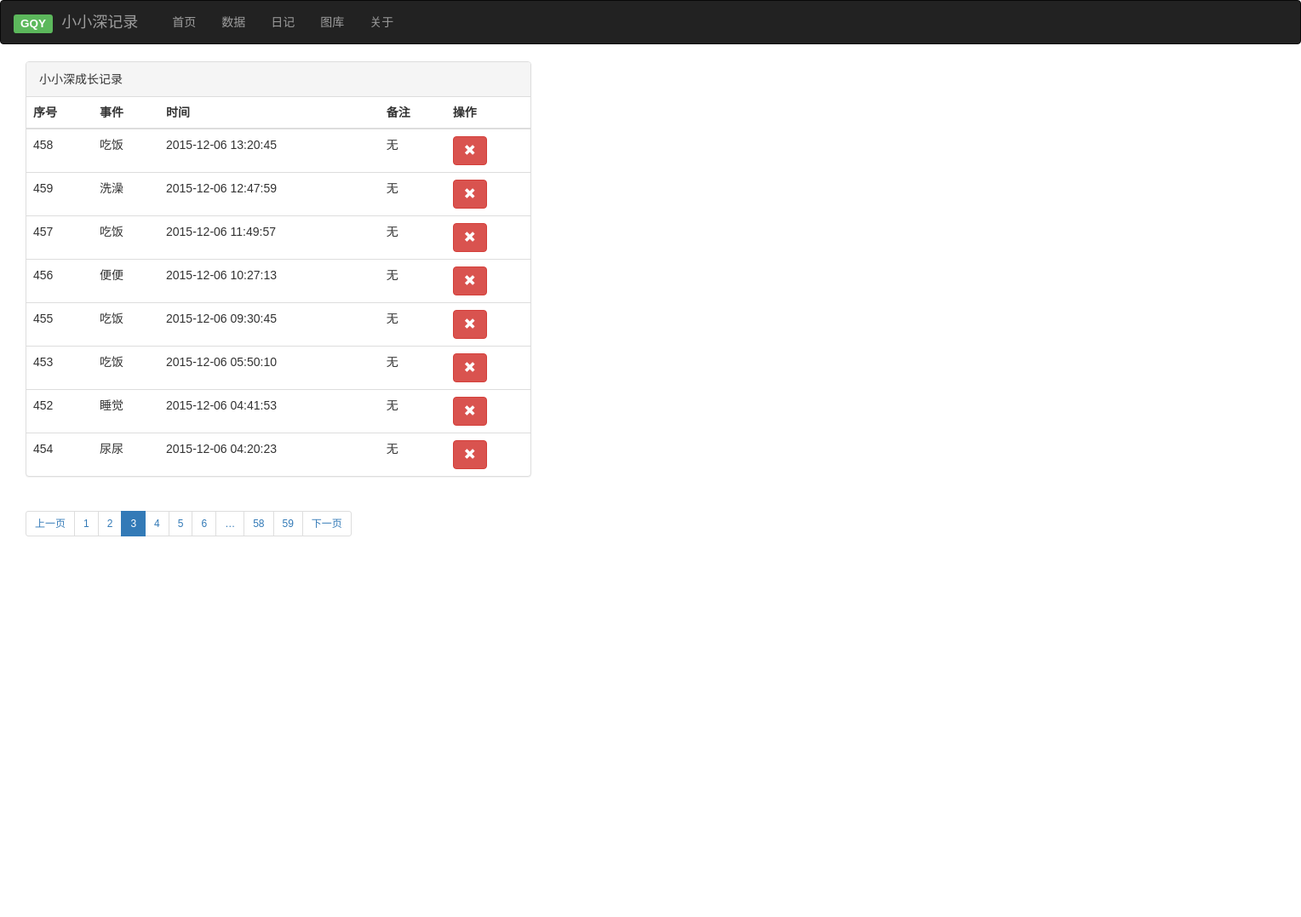
Screenshot of /show?page=3 with the database file from the repository.
### db_model.py (models this page shows, shortened)
class GrowRecord(db.Model):
	id = db.Column(db.Integer, primary_key=True)
	event = db.Column(db.String(80))
	date = db.Column(db.DateTime)
	extra_text = db.Column(db.Text)

### route.py (the view)
def show():
    page = request.args.get('page', 1, type=int)
    event = request.args.get('event', None, type=str)
    page = page if page > 0 else 1
    rc = None
    if event is not None:
        rc = GrowRecord.query.filter(
                GrowRecord.event==event,
                GrowRecord.date >= date.today(),
                GrowRecord.date <= (date.today() + timedelta(days = 1))).order_by(
                                            GrowRecord.date.desc()).paginate(page,
                                            per_page=current_app.config['FLASK_COUNT_PER_PAGE'],
                                            error_out=False)
    else:
        rc = GrowRecord.query.order_by(GrowRecord.date.desc()).paginate(
                page,
                per_page=current_app.config['FLASK_COUNT_PER_PAGE'],
                error_out=False)
    items = rc.items
    return render_template('show.html', items=items, paginate=rc), 200

### templates/show.html (shortened to what this page needs)
{% extends "bootstrap/base.html" %}
{% import "_page_tool.html" as page_tool %}
{% block head %}
{{ super()}}
{% include "_header.html" %}
{% endblock %}
{% block navbar %}
{% include "nav.html" %}
{% endblock %}
{% block content %}
<div class="container-fluid">
  <div class="row-fluid">
    <div class="col-lg-5">
      <div class="panel panel-default">
      <div class="panel-heading">小小深成长记录</div>
          <table class="table table-hover" style="width:100%">
            <thead>
              <tr>
                <th>序号</th>
                <th>事件</th>
                <th>时间</th>
                <th>备注</th>
                <th>操作</th>
              </tr>
            </thead>
            <tbody>
            	{% for itr in items %}
            	<tr id="{{ itr.id }}">
            		<td> {{itr.id }} </td>
            		<td> {{ itr.event }} </td>
            		<td> {{ itr.date }} </td>
                <td> {{ itr.extra_text }} </td>
            		<td> <button class="btn btn-danger" type="button" data-toggle="modal" data-target="#myModal" data-whatever="{{ itr.id }}"><span class="glyphicon glyphicon-remove"/></button> </td>
            	</tr>
            	{% endfor %}
            </tbody>
          </table>
      </div>
       {{ page_tool.pagination_tool(paginate, 'main.show', event=request.args.get('event', None)) }}
    </div>
    <div class="col-lg-7" id="visual-graph">
    </div>
    </div>
  </div>
{% endblock %}

### static/main.css (style rules this page uses)
body,button, input, select, textarea,h1 ,h2, h3, h4, h5, h6 { font-family: Microsoft YaHei,'宋体' , Tahoma, Helvetica, Arial, "\5b8b\4f53", sans-serif; }

### rows the page displays
GrowRecord: id "458", event "吃饭", date "2015-12-06 13:20:45", extra_text "无"
GrowRecord: id "459", event "洗澡", date "2015-12-06 12:47:59", extra_text "无"
GrowRecord: id "457", event "吃饭", date "2015-12-06 11:49:57", extra_text "无"
GrowRecord: id "456", event "便便", date "2015-12-06 10:27:13", extra_text "无"
GrowRecord: id "455", event "吃饭", date "2015-12-06 09:30:45", extra_text "无"
GrowRecord: id "453", event "吃饭", date "2015-12-06 05:50:10", extra_text "无"
GrowRecord: id "452", event "睡觉", date "2015-12-06 04:41:53", extra_text "无"
GrowRecord: id "454", event "尿尿", date "2015-12-06 04:20:23", extra_text "无"

### other values shown
{{ itr }} "1" "2" "3" "4" "5" "6" "58" "59"
